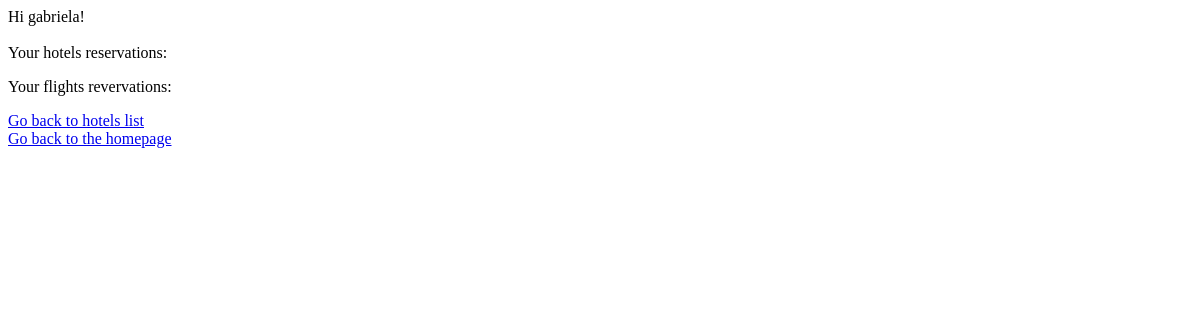
The app's page /user-reservations/ (signed in), older data.
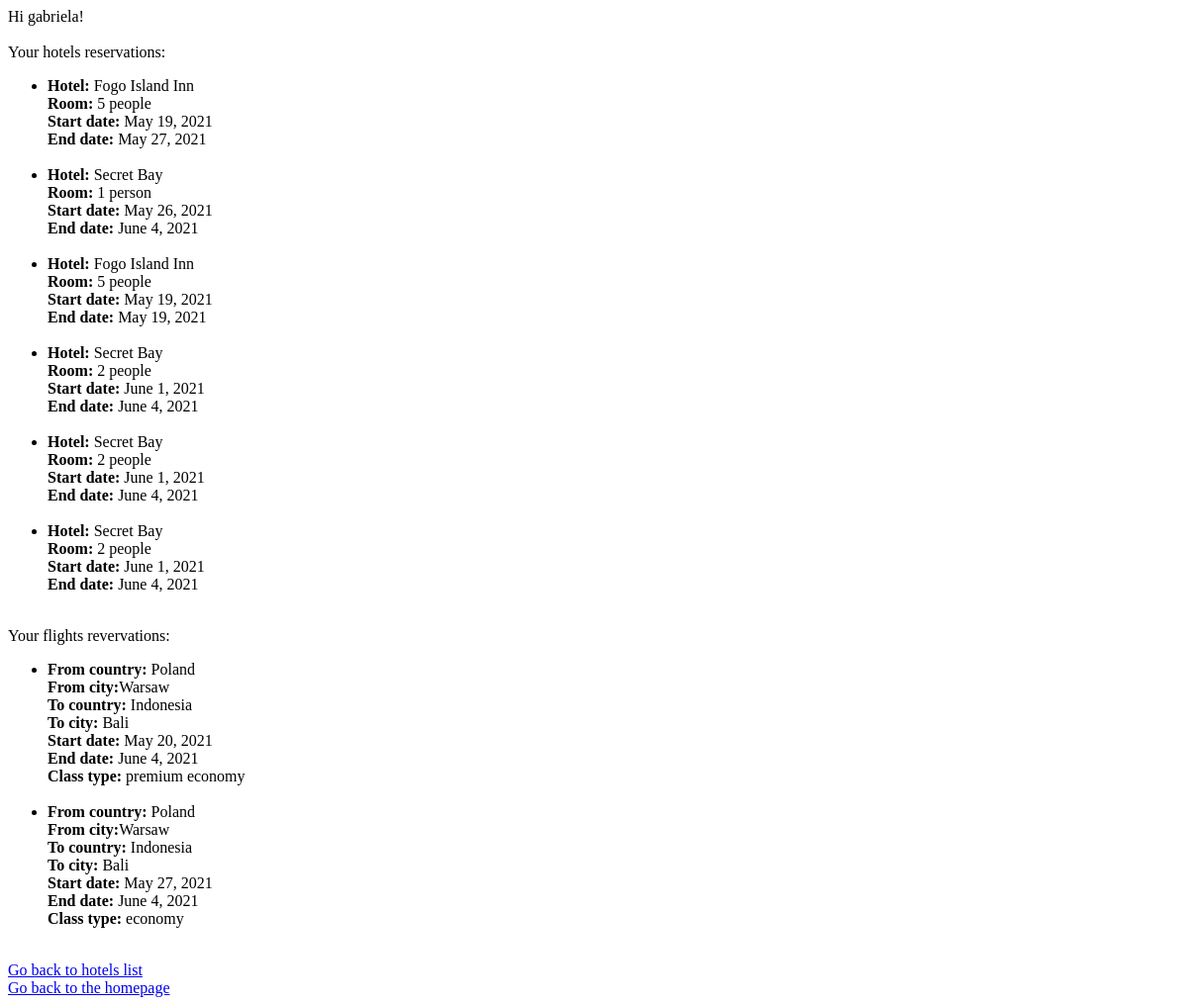
The same page, newer data.
### travel_agency_app/models.py (models this page shows)
class HotelBooking(models.Model):
    user = models.ForeignKey(User, null=True, blank=True, on_delete=models.CASCADE)
    hotel = models.ForeignKey(Hotel, on_delete=models.CASCADE, null=True, blank=True)
    bookingStartDate = models.DateField()
    bookingEndDate = models.DateField()
    room = models.CharField(
        max_length=64,
        choices=ROOM_TYPE,
    )

class Hotel(models.Model):
    name = models.CharField(max_length=64, default='Hotel')
    country = models.CharField(max_length=64)
    city = models.CharField(max_length=64)
    address = models.CharField(max_length=64)
    description = models.CharField(max_length=1000, null=True, blank=True)
    image = models.ImageField(upload_to='hotel/', null=True, blank=True)
    def __str__(self):
        return self.name

class Flight(models.Model):
    user = models.ForeignKey(User, null=True, blank=True, on_delete=models.CASCADE)
    fromCountry = models.CharField(max_length=64, default='Poland')
    fromCity = models.CharField(max_length=64, default='Warsaw')
    toCountry = models.CharField(max_length=64, default='Indonesia')
    toCity = models.CharField(max_length=64, default='Bali')
    startDate = models.DateField()
    endDate = models.DateField()
    classType = models.CharField(max_length=64, choices=CLASS_TYPE)

### travel_agency_app/views.py (the view)
# urls.py: path('user-reservations/', travel_agency_views.ReservationsView.as_view(), name='user-reservations'),
class ReservationsView(LoginRequiredMixin, ListView):
    model = HotelBooking
    template_name = 'reservations_list.html'
    context_object_name = 'reservations'
    def get_queryset(self):
        return self.model.objects.all().filter(user_id=self.request.user)
    def get_context_data(self, **kwargs):
        context = super(ReservationsView, self).get_context_data(**kwargs)
        context['flights'] = Flight.objects.filter(user_id=self.request.user)
        return context

### templates/reservations_list.html
{% extends 'base.html' %}
{% block content %}
{% if user.is_authenticated %}
  Hi {{ user.username }}!<br><br>
{% else %}
Welcome to the TraveLove agency! Explore world with us!<br><br>
  <p>You are not logged in</p>
  <p>Please login or sign up</p>
  <a href="{% url 'login' %}">Log In</a><br>
  <a href="{% url 'signup' %}">Sign Up</a>
{% endif %}
Your hotels reservations:
<ul>
    {% for reservation in reservations %}
    <li><strong>Hotel:</strong> {{ reservation.hotel }}<br>
            <strong>Room:</strong> {{ reservation.room }}<br>
            <strong>Start date:</strong> {{ reservation.bookingStartDate }}<br>
            <strong>End date: </strong>{{ reservation.bookingEndDate }}</li><br>
    {% endfor %}
  </ul>
Your flights revervations:
<ul>
    {% for flight in flights %}
        <li> <strong>From country: </strong>{{ flight.fromCountry }}<br>
       <strong> From city:</strong>{{ flight.fromCity }}<br>
       <strong> To country:</strong> {{ flight.toCountry }}<br>
       <strong> To city:</strong> {{ flight.toCity }}<br>
       <strong> Start date: </strong>{{ flight.startDate }}<br>
      <strong>  End date:</strong> {{ flight.endDate }}<br>
      <strong>  Class type: </strong>{{ flight.classType }}</li><br>
    {% endfor %}
</ul>
<a href="{% url 'hotels' %}">Go back to hotels list</a><br>
<a href="{% url 'explore' %}">Go back to the homepage</a>
{% endblock %}

### templates/base.html
<!doctype html>
<html>
<head><meta charset="utf-8"></head>
<body>
    {% block content %}
    {% endblock %}
</body>
</html>

Row changes from the older to the newer data that the page shows:
added HotelBooking: hotel "Fogo Island Inn", room "5 people", bookingStartDate "May 19, 2021", bookingEndDate "May 27, 2021"
added HotelBooking: hotel "Secret Bay", room "1 person", bookingStartDate "May 26, 2021", bookingEndDate "June 4, 2021"
added HotelBooking: hotel "Fogo Island Inn", room "5 people", bookingStartDate "May 19, 2021", bookingEndDate "May 19, 2021"
added HotelBooking: hotel "Secret Bay", room "2 people", bookingStartDate "June 1, 2021", bookingEndDate "June 4, 2021"
added HotelBooking: hotel "Secret Bay", room "2 people", bookingStartDate "June 1, 2021", bookingEndDate "June 4, 2021"
added HotelBooking: hotel "Secret Bay", room "2 people", bookingStartDate "June 1, 2021", bookingEndDate "June 4, 2021"
added Flight: fromCountry "Poland", fromCity "Warsaw", toCountry "Indonesia", toCity "Bali", startDate "May 20, 2021", endDate "June 4, 2021", classType "premium economy"
added Flight: fromCountry "Poland", fromCity "Warsaw", toCountry "Indonesia", toCity "Bali", startDate "May 27, 2021", endDate "June 4, 2021", classType "economy"
